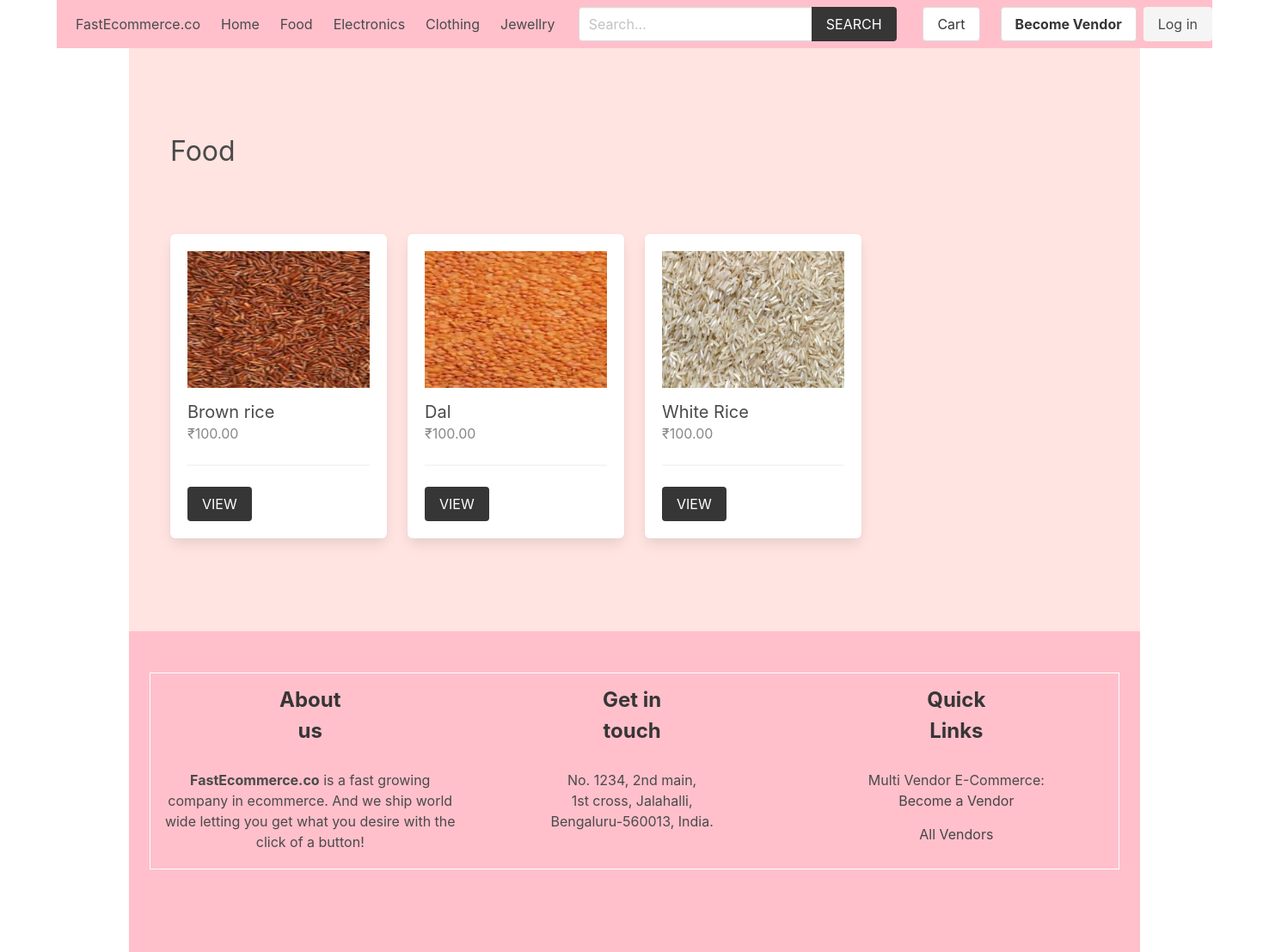
The app's page /product/food/, older data.
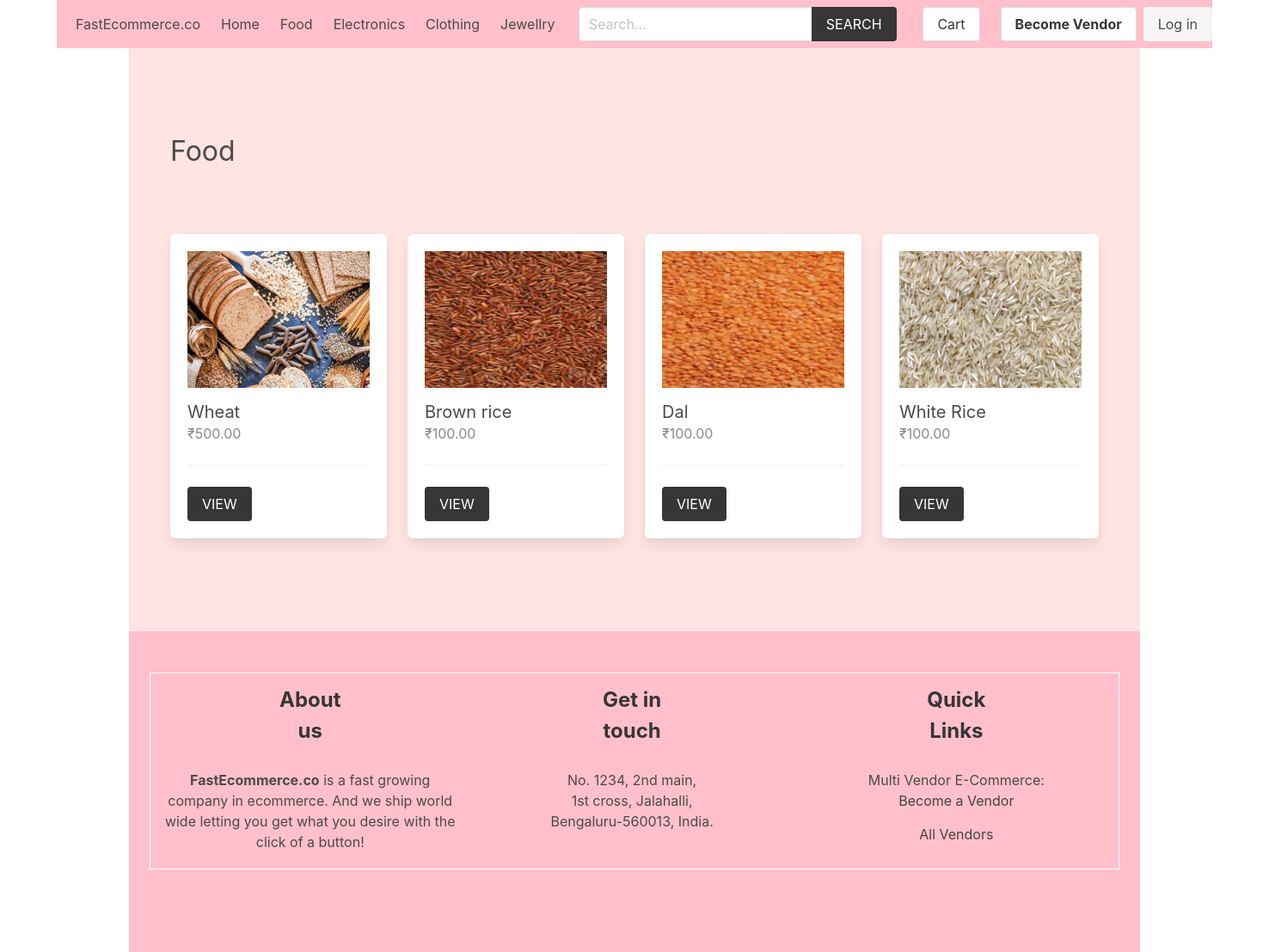
The same page, newer data.
### product/models.py (models this page shows, shortened)
class Category(models.Model):
    title = models.CharField(max_length=50)
    slug = models.SlugField(max_length=55)
    ordering = models.IntegerField(default=0)
    class Meta:
        ordering = ['ordering']

class Product(models.Model):
    category = models.ForeignKey(Category, related_name='products', on_delete=models.CASCADE)
    vendor = models.ForeignKey(Vendor, related_name="products", on_delete=models.CASCADE)
    title = models.CharField(max_length=50)
    slug = models.SlugField(max_length=55)
    description = models.TextField(blank=True, null=True)
    price = models.DecimalField(max_digits=6, decimal_places=2)
    added_date = models.DateTimeField(auto_now_add=True)
    image = models.ImageField(upload_to='uploads/', blank=True, null=True)
    thumbnail = models.ImageField(upload_to='uploads/', blank=True, null=True) # Change uploads to thumbnails
    class Meta:
        ordering = ['-added_date']
    def get_thumbnail(self):
        if self.thumbnail:
            return self.thumbnail.url

### product/views.py (the view)
# urls.py: path('<slug:category_slug>/', views.category, name="category"),
def category(request, category_slug):
    category = get_object_or_404(Category, slug=category_slug)
    return render(request,'product/category.html', {'category': category})

### cart/cart.py (called while the page is built)
    def __len__(self):
        return sum(item['quantity'] for item in self.cart.values())

### cart/context_processors.py (called while the page is built)
def cart(request):
    return {'cart': Cart(request)}

### product/context_processors.py (called while the page is built)
def menu_categories(request):
    categories = Category.objects.all()
    return {'categories': categories}

### templates/product/category.html (shortened to what this page needs)
{% extends 'core/base.html' %}
{% block content %}
    <div class="columns is-multiline mb-6">
        <div class="column is-12 has-test-centered mt-6 mb-6">
            <h2 class="is-size-3">{{category.title}}</h2>
        </div>
        {% for product in category.products.all %}
            {% include 'product/parts/list_item.html' %}
        {% endfor %}
    </div>
{% endblock content %}

### templates/core/base.html (shortened to what the changed rows need)
{% load static %}
<!DOCTYPE html>
<html lang="en">
<head>
    <link rel="stylesheet" href="https://cdn.jsdelivr.net/npm/bulma@0.9.2/css/bulma.min.css">
    <link rel="stylesheet" href="{% static 'css/main.css' %}">
</head>
<body>
    <div class="container">
        <nav class="navbar navbar-light" role="navigation" aria-label="main navigation"  style="background-color: pink;">
            <div id="navbarBasicExample" class="navbar-menu">
                <div class="navbar-start">
                <a class="navbar-item" href="{% url 'core:home' %}">
                    Home
                </a>
                {% for category in categories %}
                    <a class="navbar-item" href="{% url 'product:category' category.slug %}">
                        {{category.title}}
                    </a>
                {% endfor %}
                </div>
            </div>
            </nav>
    </div>
    <section class="section" style="background-color: #ffe4e1; margin-right: 150px; margin-left:150px;"">
        <div class="container">
            {% block content %}{% endblock content %}
        </div>
    </section>
    <footer class="footer" style="background-color:pink; margin-left:150px; margin-right:150px" >
        <div class="container">
            <table>
                <tr class="is-size-4 mb-4" ><th>About us</th> <th>Get in touch</th> <th>Quick Links</th></tr>
            </table>
        </div>
    </footer>
</body>
</html>

### templates/product/parts/list_item.html
<div class="column is-3 product-list-item">
                <div class="box">
                    <figure class="image is-4by3 mb-4">
                        <img src="{{ product.get_thumbnail }}" alt="{{product.title}}">
                    </figure>
                    <h2 class="subtitle">{{product.title}}</h2>
                    <h3 class="price is-size-6 mb-5">₹{{product.price}}</h3>
                    <hr>
                    <a href="{% url 'product:product' product.category.slug product.slug %}" class="button is-dark is-uppercase">View</a>
                </div>
            </div>

Row changes from the older to the newer data that the page shows:
added Product: get_thumbnail (picture), title "Wheat", price "500.00"
